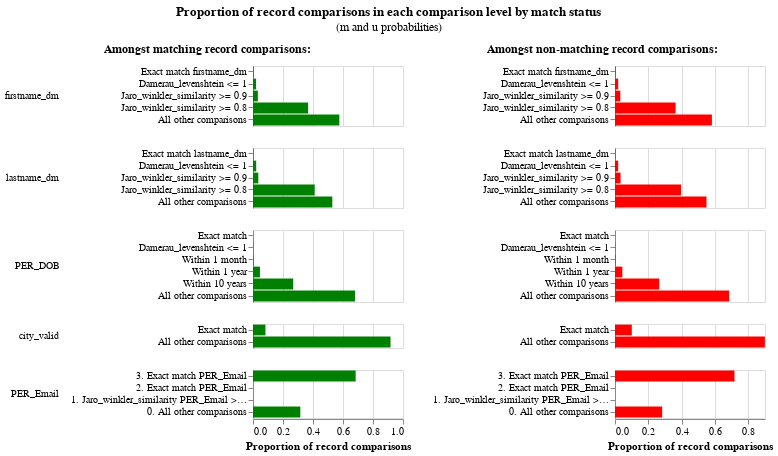

Here is the notebook cell this chart was saved with:
### Code cell
linker.m_u_parameters_chart()

### Figure 1 — Vega-Lite specification as saved in the notebook (floating-point values rounded to 4 significant figures)
{"config": {"view": {"continuousWidth": 300, "continuousHeight": 300, "discreteHeight": 300, "discreteWidth": 400}, "header": {"title": null}, "title": {"anchor": "middle", "offset": 10}}, "hconcat": [{"mark": "bar", "encoding": {"color": {"value": "green"}, "row": {"field": "comparison_name", "header": {"labelAlign": "left", "labelAnchor": "middle", "labelAngle": 0}, "sort": {"field": "comparison_sort_order"}, "type": "nominal"}, "tooltip": [{"field": "m_probability_description", "title": "m probability description", "type": "nominal"}, {"field": "comparison_name", "title": "Comparison column name", "type": "nominal"}, {"field": "label_for_charts", "title": "Label", "type": "ordinal"}, {"field": "sql_condition", "title": "SQL condition", "type": "nominal"}, {"field": "m_probability", "format": ".4p", "title": "m probability", "type": "quantitative"}, {"field": "u_probability", "format": ".4p", "title": "u probability", "type": "quantitative"}, {"field": "bayes_factor", "format": ",.4f", "title": "Bayes factor = m/u", "type": "quantitative"}, {"field": "log2_bayes_factor", "format": ",.4f", "title": "Match weight = log2(m/u)", "type": "quantitative"}], "x": {"axis": {"title": "Proportion of record comparisons"}, "field": "m_probability", "type": "quantitative"}, "y": {"axis": {"title": null}, "field": "label_for_charts", "sort": {"field": "comparison_vector_value", "order": "descending"}, "type": "nominal"}}, "height": {"step": 12}, "resolve": {"scale": {"y": "independent"}}, "title": {"text": "Amongst matching record comparisons:", "fontSize": 12, "fontWeight": "bold"}, "transform": [{"filter": "(datum.bayes_factor != 'no-op filter due to vega lite issue 4680')"}], "width": 150}, {"mark": "bar", "encoding": {"color": {"value": "red"}, "row": {"field": "comparison_name", "header": {"labels": false}, "sort": {"field": "comparison_sort_order"}, "type": "nominal"}, "tooltip": [{"field": "u_probability_description", "title": "u probability description", "type": "nominal"}, {"field": "comparison_name", "title": "Comparison column name", "type": "nominal"}, {"field": "label_for_charts", "title": "Label", "type": "ordinal"}, {"field": "sql_condition", "title": "SQL condition", "type": "nominal"}, {"field": "m_probability", "format": ".4p", "title": "m probability", "type": "quantitative"}, {"field": "u_probability", "format": ".4p", "title": "u probability", "type": "quantitative"}, {"field": "bayes_factor", "format": ",.4f", "title": "Bayes factor = m/u", "type": "quantitative"}, {"field": "log2_bayes_factor", "format": ",.4f", "title": "Match weight = log2(m/u)", "type": "quantitative"}], "x": {"axis": {"title": "Proportion of record comparisons"}, "field": "u_probability", "type": "quantitative"}, "y": {"axis": {"title": null}, "field": "label_for_charts", "sort": {"field": "comparison_vector_value", "order": "descending"}, "type": "nominal"}}, "height": {"step": 12}, "resolve": {"scale": {"y": "independent"}}, "title": {"text": "Amongst non-matching record comparisons:", "fontSize": 12, "fontWeight": "bold"}, "transform": [{"filter": "(datum.bayes_factor != 'no-op filter2 due to vega lite issue 4680')"}], "width": 150}], "data": {"name": "data-46c896c026c8e36d2e8e85a7c08f3319"}, "title": {"text": "Proportion of record comparisons in each comparison level by match status", "subtitle": "(m and u probabilities)"}, "$schema": "https://vega.github.io/schema/vega-lite/v5.9.3.json", "datasets": {"data-46c896c026c8e36d2e8e85a7c08f3319": [{"comparison_name": "firstname_dm", "sql_condition": "\"firstname_dm_l\" = \"firstname_dm_r\"", "label_for_charts": "Exact match firstname_dm", "m_probability": 0.003797, "u_probability": 0.003807, "m_probability_description": "Amongst matching record comparisons, 0.38% of records are in the exact match firstname_dm comparison level", "u_probability_description": "Amongst non-matching record comparisons, 0.38% of records are in the exact match firstname_dm comparison level", "has_tf_adjustments": false, "tf_adjustment_column": null, "tf_adjustment_weight": 1.0, "is_null_level": false, "bayes_factor": 0.9975, "log2_bayes_factor": -0.003556, "comparison_vector_value": 4, "max_comparison_vector_value": 4, "bayes_factor_description": "If comparison level is `exact match firstname_dm` then comparison is  1.00 times less likely to be a match", "probability_two_random_records_match": 0.0001, "comparison_sort_order": 0}, {"comparison_name": "firstname_dm", "sql_condition": "damerau_levenshtein(\"firstname_dm_l\", \"firstname_dm_r\") <= 1", "label_for_charts": "Damerau_levenshtein <= 1", "m_probability": 0.02067, "u_probability": 0.01931, "m_probability_description": "Amongst matching record comparisons, 2.07% of records are in the damerau_levenshtein <= 1 comparison level", "u_probability_description": "Amongst non-matching record comparisons, 1.93% of records are in the damerau_levenshtein <= 1 comparison level", "has_tf_adjustments": false, "tf_adjustment_column": null, "tf_adjustment_weight": 1.0, "is_null_level": false, "bayes_factor": 1.07, "log2_bayes_factor": 0.09774, "comparison_vector_value": 3, "max_comparison_vector_value": 4, "bayes_factor_description": "If comparison level is `damerau_levenshtein <= 1` then comparison is 1.07 times more likely to be a match", "probability_two_random_records_match": 0.0001, "comparison_sort_order": 0}, {"comparison_name": "firstname_dm", "sql_condition": "jaro_winkler_similarity(\"firstname_dm_l\", \"firstname_dm_r\") >= 0.9", "label_for_charts": "Jaro_winkler_similarity >= 0.9", "m_probability": 0.03234, "u_probability": 0.03185, "m_probability_description": "Amongst matching record comparisons, 3.23% of records are in the jaro_winkler_similarity >= 0.9 comparison level", "u_probability_description": "Amongst non-matching record comparisons, 3.19% of records are in the jaro_winkler_similarity >= 0.9 comparison level", "has_tf_adjustments": false, "tf_adjustment_column": null, "tf_adjustment_weight": 1.0, "is_null_level": false, "bayes_factor": 1.015, "log2_bayes_factor": 0.0221, "comparison_vector_value": 2, "max_comparison_vector_value": 4, "bayes_factor_description": "If comparison level is `jaro_winkler_similarity >= 0.9` then comparison is 1.02 times more likely to be a match", "probability_two_random_records_match": 0.0001, "comparison_sort_order": 0}, {"comparison_name": "firstname_dm", "sql_condition": "jaro_winkler_similarity(\"firstname_dm_l\", \"firstname_dm_r\") >= 0.8", "label_for_charts": "Jaro_winkler_similarity >= 0.8", "m_probability": 0.3674, "u_probability": 0.3636, "m_probability_description": "Amongst matching record comparisons, 36.74% of records are in the jaro_winkler_similarity >= 0.8 comparison level", "u_probability_description": "Amongst non-matching record comparisons, 36.36% of records are in the jaro_winkler_similarity >= 0.8 comparison level", "has_tf_adjustments": false, "tf_adjustment_column": null, "tf_adjustment_weight": 1.0, "is_null_level": false, "bayes_factor": 1.011, "log2_bayes_factor": 0.01508, "comparison_vector_value": 1, "max_comparison_vector_value": 4, "bayes_factor_description": "If comparison level is `jaro_winkler_similarity >= 0.8` then comparison is 1.01 times more likely to be a match", "probability_two_random_records_match": 0.0001, "comparison_sort_order": 0}, {"comparison_name": "firstname_dm", "sql_condition": "ELSE", "label_for_charts": "All other comparisons", "m_probability": 0.5758, "u_probability": 0.5814, "m_probability_description": "Amongst matching record comparisons, 57.58% of records are in the all other comparisons comparison level", "u_probability_description": "Amongst non-matching record comparisons, 58.14% of records are in the all other comparisons comparison level", "has_tf_adjustments": false, "tf_adjustment_column": null, "tf_adjustment_weight": 1.0, "is_null_level": false, "bayes_factor": 0.9903, "log2_bayes_factor": -0.01411, "comparison_vector_value": 0, "max_comparison_vector_value": 4, "bayes_factor_description": "If comparison level is `all other comparisons` then comparison is  1.01 times less likely to be a match", "probability_two_random_records_match": 0.0001, "comparison_sort_order": 0}, {"comparison_name": "lastname_dm", "sql_condition": "\"lastname_dm_l\" = \"lastname_dm_r\"", "label_for_charts": "Exact match lastname_dm", "m_probability": 0.002851, "u_probability": 0.002405, "m_probability_description": "Amongst matching record comparisons, 0.29% of records are in the exact match lastname_dm comparison level", "u_probability_description": "Amongst non-matching record comparisons, 0.24% of records are in the exact match lastname_dm comparison level", "has_tf_adjustments": false, "tf_adjustment_column": null, "tf_adjustment_weight": 1.0, "is_null_level": false, "bayes_factor": 1.185, "log2_bayes_factor": 0.2454, "comparison_vector_value": 4, "max_comparison_vector_value": 4, "bayes_factor_description": "If comparison level is `exact match lastname_dm` then comparison is 1.19 times more likely to be a match", "probability_two_random_records_match": 0.0001, "comparison_sort_order": 1}, {"comparison_name": "lastname_dm", "sql_condition": "damerau_levenshtein(\"lastname_dm_l\", \"lastname_dm_r\") <= 1", "label_for_charts": "Damerau_levenshtein <= 1", "m_probability": 0.02143, "u_probability": 0.01915, "m_probability_description": "Amongst matching record comparisons, 2.14% of records are in the damerau_levenshtein <= 1 comparison level", "u_probability_description": "Amongst non-matching record comparisons, 1.92% of records are in the damerau_levenshtein <= 1 comparison level", "has_tf_adjustments": false, "tf_adjustment_column": null, "tf_adjustment_weight": 1.0, "is_null_level": false, "bayes_factor": 1.119, "log2_bayes_factor": 0.162, "comparison_vector_value": 3, "max_comparison_vector_value": 4, "bayes_factor_description": "If comparison level is `damerau_levenshtein <= 1` then comparison is 1.12 times more likely to be a match", "probability_two_random_records_match": 0.0001, "comparison_sort_order": 1}, {"comparison_name": "lastname_dm", "sql_condition": "jaro_winkler_similarity(\"lastname_dm_l\", \"lastname_dm_r\") >= 0.9", "label_for_charts": "Jaro_winkler_similarity >= 0.9", "m_probability": 0.03552, "u_probability": 0.03348, "m_probability_description": "Amongst matching record comparisons, 3.55% of records are in the jaro_winkler_similarity >= 0.9 comparison level", "u_probability_description": "Amongst non-matching record comparisons, 3.35% of records are in the jaro_winkler_similarity >= 0.9 comparison level", "has_tf_adjustments": false, "tf_adjustment_column": null, "tf_adjustment_weight": 1.0, "is_null_level": false, "bayes_factor": 1.061, "log2_bayes_factor": 0.08536, "comparison_vector_value": 2, "max_comparison_vector_value": 4, "bayes_factor_description": "If comparison level is `jaro_winkler_similarity >= 0.9` then comparison is 1.06 times more likely to be a match", "probability_two_random_records_match": 0.0001, "comparison_sort_order": 1}, {"comparison_name": "lastname_dm", "sql_condition": "jaro_winkler_similarity(\"lastname_dm_l\", \"lastname_dm_r\") >= 0.8", "label_for_charts": "Jaro_winkler_similarity >= 0.8", "m_probability": 0.4114, "u_probability": 0.396, "m_probability_description": "Amongst matching record comparisons, 41.14% of records are in the jaro_winkler_similarity >= 0.8 comparison level", "u_probability_description": "Amongst non-matching record comparisons, 39.60% of records are in the jaro_winkler_similarity >= 0.8 comparison level", "has_tf_adjustments": false, "tf_adjustment_column": null, "tf_adjustment_weight": 1.0, "is_null_level": false, "bayes_factor": 1.039, "log2_bayes_factor": 0.0552, "comparison_vector_value": 1, "max_comparison_vector_value": 4, "bayes_factor_description": "If comparison level is `jaro_winkler_similarity >= 0.8` then comparison is 1.04 times more likely to be a match", "probability_two_random_records_match": 0.0001, "comparison_sort_order": 1}, {"comparison_name": "lastname_dm", "sql_condition": "ELSE", "label_for_charts": "All other comparisons", "m_probability": 0.5288, "u_probability": 0.549, "m_probability_description": "Amongst matching record comparisons, 52.88% of records are in the all other comparisons comparison level", "u_probability_description": "Amongst non-matching record comparisons, 54.90% of records are in the all other comparisons comparison level", "has_tf_adjustments": false, "tf_adjustment_column": null, "tf_adjustment_weight": 1.0, "is_null_level": false, "bayes_factor": 0.9632, "log2_bayes_factor": -0.0541, "comparison_vector_value": 0, "max_comparison_vector_value": 4, "bayes_factor_description": "If comparison level is `all other comparisons` then comparison is  1.04 times less likely to be a match", "probability_two_random_records_match": 0.0001, "comparison_sort_order": 1}, {"comparison_name": "PER_DOB", "sql_condition": "\"PER_DOB_l\" = \"PER_DOB_r\"", "label_for_charts": "Exact match", "m_probability": 0.000121, "u_probability": 7.417e-05, "m_probability_description": "Amongst matching record comparisons, 0.01% of records are in the exact match comparison level", "u_probability_description": "Amongst non-matching record comparisons, 0.01% of records are in the exact match comparison level", "has_tf_adjustments": false, "tf_adjustment_column": null, "tf_adjustment_weight": 1.0, "is_null_level": false, "bayes_factor": 1.632, "log2_bayes_factor": 0.7064, "comparison_vector_value": 5, "max_comparison_vector_value": 5, "bayes_factor_description": "If comparison level is `exact match` then comparison is 1.63 times more likely to be a match", "probability_two_random_records_match": 0.0001, "comparison_sort_order": 2}, {"comparison_name": "PER_DOB", "sql_condition": "damerau_levenshtein(\"PER_DOB_l\", \"PER_DOB_r\") <= 1", "label_for_charts": "Damerau_levenshtein <= 1", "m_probability": 0.001542, "u_probability": 0.001452, "m_probability_description": "Amongst matching record comparisons, 0.15% of records are in the damerau_levenshtein <= 1 comparison level", "u_probability_description": "Amongst non-matching record comparisons, 0.15% of records are in the damerau_levenshtein <= 1 comparison level", "has_tf_adjustments": false, "tf_adjustment_column": null, "tf_adjustment_weight": 1.0, "is_null_level": false, "bayes_factor": 1.062, "log2_bayes_factor": 0.0868, "comparison_vector_value": 4, "max_comparison_vector_value": 5, "bayes_factor_description": "If comparison level is `damerau_levenshtein <= 1` then comparison is 1.06 times more likely to be a match", "probability_two_random_records_match": 0.0001, "comparison_sort_order": 2}, {"comparison_name": "PER_DOB", "sql_condition": "\n            abs(date_diff('month', \"PER_DOB_l\",\n              \"PER_DOB_r\")) <= 1\n        ", "label_for_charts": "Within 1 month", "m_probability": 0.003751, "u_probability": 0.003485, "m_probability_description": "Amongst matching record comparisons, 0.38% of records are in the within 1 month comparison level", "u_probability_description": "Amongst non-matching record comparisons, 0.35% of records are in the within 1 month comparison level", "has_tf_adjustments": false, "tf_adjustment_column": null, "tf_adjustment_weight": 1.0, "is_null_level": false, "bayes_factor": 1.076, "log2_bayes_factor": 0.1062, "comparison_vector_value": 3, "max_comparison_vector_value": 5, "bayes_factor_description": "If comparison level is `within 1 month` then comparison is 1.08 times more likely to be a match", "probability_two_random_records_match": 0.0001, "comparison_sort_order": 2}, {"comparison_name": "PER_DOB", "sql_condition": "\n            abs(date_diff('year', \"PER_DOB_l\",\n              \"PER_DOB_r\")) <= 1\n        ", "label_for_charts": "Within 1 year", "m_probability": 0.04626, "u_probability": 0.04416, "m_probability_description": "Amongst matching record comparisons, 4.63% of records are in the within 1 year comparison level", "u_probability_description": "Amongst non-matching record comparisons, 4.42% of records are in the within 1 year comparison level", "has_tf_adjustments": false, "tf_adjustment_column": null, "tf_adjustment_weight": 1.0, "is_null_level": false, "bayes_factor": 1.048, "log2_bayes_factor": 0.06716, "comparison_vector_value": 2, "max_comparison_vector_value": 5, "bayes_factor_description": "If comparison level is `within 1 year` then comparison is 1.05 times more likely to be a match", "probability_two_random_records_match": 0.0001, "comparison_sort_order": 2}, {"comparison_name": "PER_DOB", "sql_condition": "\n            abs(date_diff('year', \"PER_DOB_l\",\n              \"PER_DOB_r\")) <= 10\n        ", "label_for_charts": "Within 10 years", "m_probability": 0.2682, "u_probability": 0.2656, "m_probability_description": "Amongst matching record comparisons, 26.82% of records are in the within 10 years comparison level", "u_probability_description": "Amongst non-matching record comparisons, 26.56% of records are in the within 10 years comparison level", "has_tf_adjustments": false, "tf_adjustment_column": null, "tf_adjustment_weight": 1.0, "is_null_level": false, "bayes_factor": 1.01, "log2_bayes_factor": 0.01398, "comparison_vector_value": 1, "max_comparison_vector_value": 5, "bayes_factor_description": "If comparison level is `within 10 years` then comparison is 1.01 times more likely to be a match", "probability_two_random_records_match": 0.0001, "comparison_sort_order": 2}, {"comparison_name": "PER_DOB", "sql_condition": "ELSE", "label_for_charts": "All other comparisons", "m_probability": 0.6802, "u_probability": 0.6853, "m_probability_description": "Amongst matching record comparisons, 68.02% of records are in the all other comparisons comparison level", "u_probability_description": "Amongst non-matching record comparisons, 68.53% of records are in the all other comparisons comparison level", "has_tf_adjustments": false, "tf_adjustment_column": null, "tf_adjustment_weight": 1.0, "is_null_level": false, "bayes_factor": 0.9926, "log2_bayes_factor": -0.01076, "comparison_vector_value": 0, "max_comparison_vector_value": 5, "bayes_factor_description": "If comparison level is `all other comparisons` then comparison is  1.01 times less likely to be a match", "probability_two_random_records_match": 0.0001, "comparison_sort_order": 2}, {"comparison_name": "city_valid", "sql_condition": "\"city_valid_l\" = \"city_valid_r\"", "label_for_charts": "Exact match", "m_probability": 0.08307, "u_probability": 0.1008, "m_probability_description": "Amongst matching record comparisons, 8.31% of records are in the exact match comparison level", "u_probability_description": "Amongst non-matching record comparisons, 10.08% of records are in the exact match comparison level", "has_tf_adjustments": true, "tf_adjustment_column": "city_valid", "tf_adjustment_weight": 1.0, "is_null_level": false, "bayes_factor": 0.8238, "log2_bayes_factor": -0.2797, "comparison_vector_value": 1, "max_comparison_vector_value": 1, "bayes_factor_description": "If comparison level is `exact match` then comparison is  1.21 times less likely to be a match", "probability_two_random_records_match": 0.0001, "comparison_sort_order": 3}, {"comparison_name": "city_valid", "sql_condition": "ELSE", "label_for_charts": "All other comparisons", "m_probability": 0.9169, "u_probability": 0.8992, "m_probability_description": "Amongst matching record comparisons, 91.69% of records are in the all other comparisons comparison level", "u_probability_description": "Amongst non-matching record comparisons, 89.92% of records are in the all other comparisons comparison level", "has_tf_adjustments": false, "tf_adjustment_column": null, "tf_adjustment_weight": 1.0, "is_null_level": false, "bayes_factor": 1.02, "log2_bayes_factor": 0.02823, "comparison_vector_value": 0, "max_comparison_vector_value": 1, "bayes_factor_description": "If comparison level is `all other comparisons` then comparison is 1.02 times more likely to be a match", "probability_two_random_records_match": 0.0001, "comparison_sort_order": 3}, {"comparison_name": "PER_Email", "sql_condition": "\"PER_Email_l\" = \"PER_Email_r\"", "label_for_charts": "3. Exact match PER_Email", "m_probability": 0.6844, "u_probability": 0.717, "m_probability_description": "Amongst matching record comparisons, 68.44% of records are in the exact match per_email comparison level", "u_probability_description": "Amongst non-matching record comparisons, 71.70% of records are in the exact match per_email comparison level", "has_tf_adjustments": false, "tf_adjustment_column": null, "tf_adjustment_weight": 1.0, "is_null_level": false, "bayes_factor": 0.9547, "log2_bayes_factor": -0.06695, "comparison_vector_value": 3, "max_comparison_vector_value": 3, "bayes_factor_description": "If comparison level is `exact match per_email` then comparison is  1.05 times less likely to be a match", "probability_two_random_records_match": 0.0001, "comparison_sort_order": 4}, {"comparison_name": "PER_Email", "sql_condition": "\n        regexp_extract(\"PER_Email_l\", '^[^@]+')\n     = \n        regexp_extract(\"PER_Email_r\", '^[^@]+')\n    ", "label_for_charts": "2. Exact match PER_Email", "m_probability": 3.183e-05, "u_probability": 2.359e-05, "m_probability_description": "Amongst matching record comparisons, 0.00% of records are in the exact match per_email comparison level", "u_probability_description": "Amongst non-matching record comparisons, 0.00% of records are in the exact match per_email comparison level", "has_tf_adjustments": false, "tf_adjustment_column": null, "tf_adjustment_weight": 1.0, "is_null_level": false, "bayes_factor": 1.349, "log2_bayes_factor": 0.4321, "comparison_vector_value": 2, "max_comparison_vector_value": 3, "bayes_factor_description": "If comparison level is `exact match per_email` then comparison is 1.35 times more likely to be a match", "probability_two_random_records_match": 0.0001, "comparison_sort_order": 4}, {"comparison_name": "PER_Email", "sql_condition": "jaro_winkler_similarity(\"PER_Email_l\", \"PER_Email_r\") >= 0.88", "label_for_charts": "1. Jaro_winkler_similarity PER_Email >= 0.88", "m_probability": 2.042e-06, "u_probability": 1.311e-06, "m_probability_description": "Amongst matching record comparisons, 0.00% of records are in the jaro_winkler_similarity per_email >= 0.88 comparison level", "u_probability_description": "Amongst non-matching record comparisons, 0.00% of records are in the jaro_winkler_similarity per_email >= 0.88 comparison level", "has_tf_adjustments": false, "tf_adjustment_column": null, "tf_adjustment_weight": 1.0, "is_null_level": false, "bayes_factor": 1.558, "log2_bayes_factor": 0.6394, "comparison_vector_value": 1, "max_comparison_vector_value": 3, "bayes_factor_description": "If comparison level is `jaro_winkler_similarity per_email >= 0.88` then comparison is 1.56 times more likely to be a match", "probability_two_random_records_match": 0.0001, "comparison_sort_order": 4}, {"comparison_name": "PER_Email", "sql_condition": "ELSE", "label_for_charts": "0. All other comparisons", "m_probability": 0.3155, "u_probability": 0.283, "m_probability_description": "Amongst matching record comparisons, 31.55% of records are in the all other comparisons comparison level", "u_probability_description": "Amongst non-matching record comparisons, 28.30% of records are in the all other comparisons comparison level", "has_tf_adjustments": false, "tf_adjustment_column": null, "tf_adjustment_weight": 1.0, "is_null_level": false, "bayes_factor": 1.115, "log2_bayes_factor": 0.1568, "comparison_vector_value": 0, "max_comparison_vector_value": 3, "bayes_factor_description": "If comparison level is `all other comparisons` then comparison is 1.11 times more likely to be a match", "probability_two_random_records_match": 0.0001, "comparison_sort_order": 4}]}}
